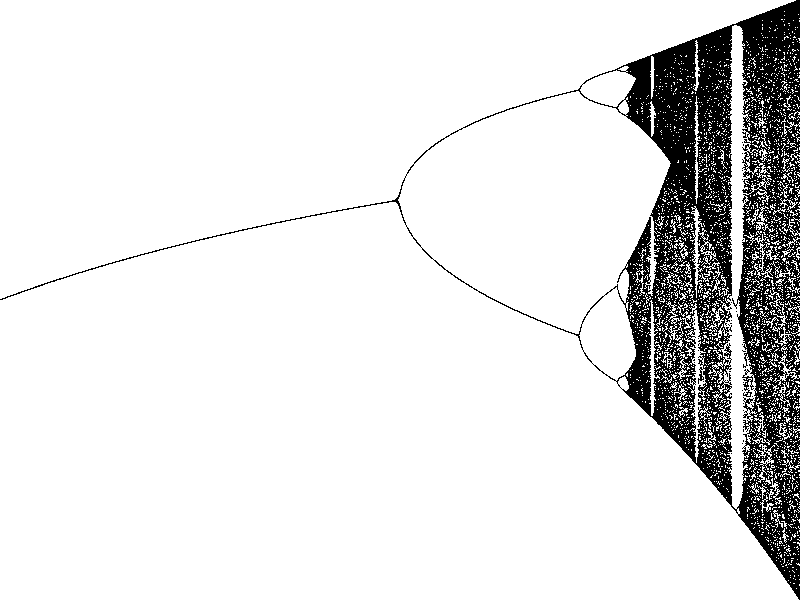

Source code (MATLAB):
% Logistics Map 
%       Classic chaos example. Plots semi-stable values of
%       x(n+1) = r*x(n)*(1-x(n)) as r increases to 4.
%
% Michael Hanchak, Dayton OH, USA, 2011

clear
scale = 10000; % determines the level of rounding
maxpoints = 200; % determines maximum values to plot
N = 3000; % number of "r" values to simulate
a = 2.0; % starting value of "r"
b = 4; % final value of "r"... anything higher diverges.
rs = linspace(a,b,N); % vector of "r" values
M = 500; % number of iterations of logistics equation

% Loop through the "r" values
for j = 1:length(rs)
    
    r=rs(j); % get current "r"
    x=zeros(M,1); % allocate memory
    x(1) = 0.5; % initial condition (can be anything from 0 to 1)
    
    for i = 1:M, % iterate
        x(i+1) = r*x(i)*(1-x(i));
    end
    % only save those unique, semi-stable values
    out{j} = unique(round(scale*x(end-maxpoints:end)));
end

% Rearrange cell array into a large n-by-2 vector for plotting
data = [];

for k = 1:length(rs)
    n = length(out{k});
    data = [data;  rs(k)*ones(n,1),out{k}];
end

% Plot the data
figure();clf
h=plot(data(:,1),data(:,2)/scale,'k.');
set(h,'markersize',1)
axis tight
set(gca,'units','normalized','position',[0 0 1 1])
set(gcf,'color','white')
axis off